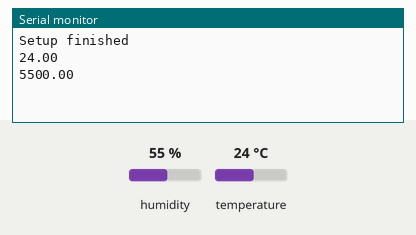
Recording of a program running on a simulated ESP32. Shown: the last lines printed to the serial monitor. The test bench sets the inputs (shaded band); at power-on: humidity 55 %, temperature 24 °C.

Above: at 2.8 s.
2.9 s: humidity set to 22 %
At 4.3 s:
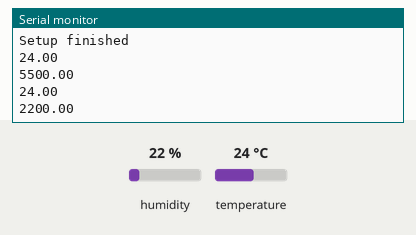
4.4 s: temperature set to 12 °C
5.9 s: humidity set to 40 %
At 7.2 s:
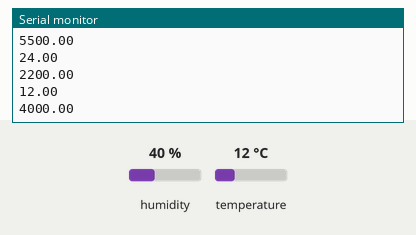
Timing chart, 0 to 8.9 s (numbered marks = the images above; inputs shaded):
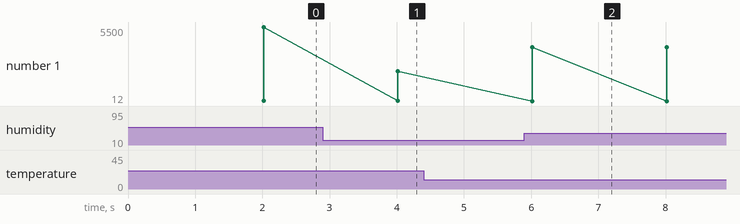

Measured:
- after the input at 2.9 s, the serial monitor: prints a new line after 1.1 s (image 1)
- after the input at 5.9 s, the serial monitor: prints a new line after 0.12 s (image 2)
- plotted number 1: 5500 → 2200 after the input at 2.9 s, 2200 → 4000 after the input at 5.9 s

The program:

main.cpp
```cpp
/*
        _          _ ______ _____ _____
       (_)        | |  ____|  __ \_   _|
  _ __  ___  _____| | |__  | |  | || |
 | '_ \| \ \/ / _ \ |  __| | |  | || |
 | |_) | |>  <  __/ | |____| |__| || |_
 | .__/|_/_/\_\___|_|______|_____/_____|
 | |
 |_|

www.pixeledi.eu | https://linktr.ee/pixeledi
DHT20 | V1.0 | 05.2023

*/

#include <Arduino.h>
#include <DFRobot_DHT20.h>

unsigned long previousMillis = millis();

// Default I2C address = 0x38
DFRobot_DHT20 dht20;

void setup()
{
  Serial.begin(115200);

  dht20.begin();

  Serial.println("Setup finished");
}

void loop()
{

  unsigned long currentMillis = millis();

  if (currentMillis - previousMillis >= (1000 * 2))
  {
    previousMillis = currentMillis;

    float dht20_temperature = dht20.getTemperature();
    float dht20_humidity = dht20.getHumidity() * 100;

    Serial.println(dht20_temperature);
    Serial.println(dht20_humidity);

  }
}
```
